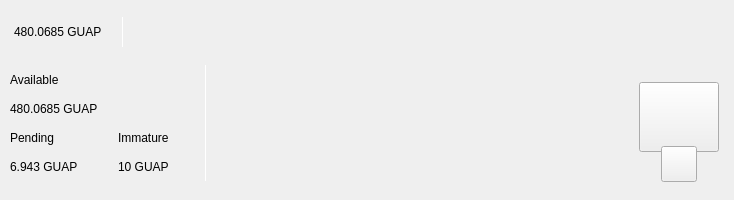
<?xml version="1.0" encoding="UTF-8"?>
<ui version="4.0">
 <class>TopBar</class>
 <widget class="QWidget" name="TopBar">
  <property name="geometry">
   <rect>
    <x>0</x>
    <y>0</y>
    <width>734</width>
    <height>200</height>
   </rect>
  </property>
  <property name="minimumSize">
   <size>
    <width>0</width>
    <height>200</height>
   </size>
  </property>
  <property name="maximumSize">
   <size>
    <width>16777215</width>
    <height>200</height>
   </size>
  </property>
  <property name="windowTitle">
   <string>Form</string>
  </property>
  <layout class="QVBoxLayout" name="verticalLayout_10" stretch="0">
   <property name="spacing">
    <number>0</number>
   </property>
   <property name="leftMargin">
    <number>0</number>
   </property>
   <property name="topMargin">
    <number>0</number>
   </property>
   <property name="rightMargin">
    <number>0</number>
   </property>
   <property name="bottomMargin">
    <number>0</number>
   </property>
   <item>
    <widget class="PFBorderImage" name="containerTop">
     <layout class="QVBoxLayout" name="verticalLayout_11">
      <property name="spacing">
       <number>0</number>
      </property>
      <property name="leftMargin">
       <number>0</number>
      </property>
      <property name="topMargin">
       <number>0</number>
      </property>
      <property name="rightMargin">
       <number>0</number>
      </property>
      <property name="bottomMargin">
       <number>0</number>
      </property>
      <item>
       <widget class="QWidget" name="top_container_2" native="true">
        <property name="minimumSize">
         <size>
          <width>0</width>
          <height>65</height>
         </size>
        </property>
        <layout class="QHBoxLayout" name="top_container">
         <property name="spacing">
          <number>0</number>
         </property>
         <property name="leftMargin">
          <number>14</number>
         </property>
         <property name="topMargin">
          <number>0</number>
         </property>
         <property name="rightMargin">
          <number>14</number>
         </property>
         <property name="bottomMargin">
          <number>0</number>
         </property>
         <item alignment="Qt::AlignVCenter">
          <widget class="QWidget" name="widgetTopAmount" native="true">
           <property name="sizePolicy">
            <sizepolicy hsizetype="Preferred" vsizetype="Maximum">
             <horstretch>0</horstretch>
             <verstretch>0</verstretch>
            </sizepolicy>
           </property>
           <layout class="QHBoxLayout" name="horizontalLayout_5">
            <property name="spacing">
             <number>0</number>
            </property>
            <property name="leftMargin">
             <number>0</number>
            </property>
            <property name="topMargin">
             <number>0</number>
            </property>
            <property name="rightMargin">
             <number>0</number>
            </property>
            <property name="bottomMargin">
             <number>0</number>
            </property>
            <item alignment="Qt::AlignTop">
             <widget class="QLabel" name="labelAmountTopGuap">
              <property name="minimumSize">
               <size>
                <width>0</width>
                <height>36</height>
               </size>
              </property>
              <property name="styleSheet">
               <string notr="true">padding:0px;margin:0px;</string>
              </property>
              <property name="text">
               <string notr="true">480.0685 GUAP</string>
              </property>
             </widget>
            </item>
            <item>
             <spacer name="horizontalSpacer_11">
              <property name="orientation">
               <enum>Qt::Horizontal</enum>
              </property>
              <property name="sizeType">
               <enum>QSizePolicy::Fixed</enum>
              </property>
              <property name="sizeHint" stdset="0">
               <size>
                <width>20</width>
                <height>20</height>
               </size>
              </property>
             </spacer>
            </item>
            <item alignment="Qt::AlignVCenter">
             <widget class="QLabel" name="typeSpacerTop">
              <property name="minimumSize">
               <size>
                <width>1</width>
                <height>30</height>
               </size>
              </property>
              <property name="maximumSize">
               <size>
                <width>1</width>
                <height>30</height>
               </size>
              </property>
              <property name="styleSheet">
               <string notr="true">background-color:white;
padding:0px;
border:none;</string>
              </property>
              <property name="text">
               <string/>
              </property>
             </widget>
            </item>
           </layout>
          </widget>
         </item>
         <item>
          <spacer name="horizontalSpacer">
           <property name="orientation">
            <enum>Qt::Horizontal</enum>
           </property>
           <property name="sizeHint" stdset="0">
            <size>
             <width>40</width>
             <height>20</height>
            </size>
           </property>
          </spacer>
         </item>
         <item>
          <layout class="QHBoxLayout" name="horizontalLayout_4">
           <property name="spacing">
            <number>12</number>
           </property>
           <property name="rightMargin">
            <number>0</number>
           </property>
           <item alignment="Qt::AlignRight">
            <widget class="QWidget" name="layoutSync" native="true">
             <property name="minimumSize">
              <size>
               <width>0</width>
               <height>36</height>
              </size>
             </property>
             <property name="maximumSize">
              <size>
               <width>16777215</width>
               <height>36</height>
              </size>
             </property>
             <layout class="QVBoxLayout" name="verticalLayout_9">
              <property name="leftMargin">
               <number>0</number>
              </property>
              <property name="topMargin">
               <number>0</number>
              </property>
              <property name="rightMargin">
               <number>0</number>
              </property>
              <property name="bottomMargin">
               <number>0</number>
              </property>
              <item>
               <widget class="ExpandableButton" name="pushButtonSync" native="true">
                <property name="minimumSize">
                 <size>
                  <width>36</width>
                  <height>36</height>
                 </size>
                </property>
                <property name="maximumSize">
                 <size>
                  <width>16777215</width>
                  <height>36</height>
                 </size>
                </property>
               </widget>
              </item>
             </layout>
            </widget>
           </item>
           <item>
            <widget class="ExpandableButton" name="pushButtonStack" native="true">
             <property name="minimumSize">
              <size>
               <width>36</width>
               <height>36</height>
              </size>
             </property>
            </widget>
           </item>
           <item>
            <widget class="ExpandableButton" name="pushButtonColdStaking" native="true">
             <property name="minimumSize">
              <size>
               <width>36</width>
               <height>36</height>
              </size>
             </property>
            </widget>
           </item>
           <item>
            <widget class="ExpandableButton" name="pushButtonConnection" native="true">
             <property name="minimumSize">
              <size>
               <width>36</width>
               <height>36</height>
              </size>
             </property>
            </widget>
           </item>
           <item>
            <widget class="ExpandableButton" name="pushButtonLock" native="true">
             <property name="sizePolicy">
              <sizepolicy hsizetype="Expanding" vsizetype="Expanding">
               <horstretch>0</horstretch>
               <verstretch>0</verstretch>
              </sizepolicy>
             </property>
             <property name="minimumSize">
              <size>
               <width>36</width>
               <height>0</height>
              </size>
             </property>
            </widget>
           </item>
           <item>
            <widget class="ExpandableButton" name="pushButtonTheme" native="true">
             <property name="minimumSize">
              <size>
               <width>36</width>
               <height>36</height>
              </size>
             </property>
             <property name="maximumSize">
              <size>
               <width>16777215</width>
               <height>36</height>
              </size>
             </property>
            </widget>
           </item>
           <item>
            <widget class="ExpandableButton" name="pushButtonFAQ" native="true">
             <property name="minimumSize">
              <size>
               <width>36</width>
               <height>36</height>
              </size>
             </property>
            </widget>
           </item>
          </layout>
         </item>
        </layout>
       </widget>
      </item>
      <item>
       <widget class="QWidget" name="bottom_container" native="true">
        <property name="minimumSize">
         <size>
          <width>0</width>
          <height>135</height>
         </size>
        </property>
        <layout class="QHBoxLayout" name="botton_container">
         <property name="leftMargin">
          <number>10</number>
         </property>
         <property name="topMargin">
          <number>0</number>
         </property>
         <property name="rightMargin">
          <number>10</number>
         </property>
         <property name="bottomMargin">
          <number>10</number>
         </property>
         <item>
          <layout class="QHBoxLayout" name="horizontalLayout_3">
           <property name="bottomMargin">
            <number>9</number>
           </property>
           <item>
            <layout class="QVBoxLayout" name="verticalLayout_7">
             <property name="spacing">
              <number>0</number>
             </property>
             <property name="leftMargin">
              <number>0</number>
             </property>
             <property name="rightMargin">
              <number>30</number>
             </property>
             <item>
              <layout class="QVBoxLayout" name="verticalLayout_2">
               <item>
                <widget class="QLabel" name="labelTitle1">
                 <property name="text">
                  <string>Available</string>
                 </property>
                </widget>
               </item>
               <item>
                <widget class="QLabel" name="labelAmountGuap">
                 <property name="text">
                  <string notr="true">480.0685 GUAP</string>
                 </property>
                </widget>
               </item>
              </layout>
             </item>
             <item>
              <layout class="QHBoxLayout" name="horizontalLayout_2">
               <property name="spacing">
                <number>0</number>
               </property>
               <item>
                <layout class="QVBoxLayout" name="verticalLayout_3">
                 <item>
                  <widget class="QLabel" name="labelTitle3">
                   <property name="text">
                    <string>Pending</string>
                   </property>
                  </widget>
                 </item>
                 <item>
                  <widget class="QLabel" name="labelPendingGuap">
                   <property name="text">
                    <string notr="true">6.943 GUAP</string>
                   </property>
                  </widget>
                 </item>
                </layout>
               </item>
               <item>
                <spacer name="horizontalSpacer_3">
                 <property name="orientation">
                  <enum>Qt::Horizontal</enum>
                 </property>
                 <property name="sizeType">
                  <enum>QSizePolicy::Fixed</enum>
                 </property>
                 <property name="sizeHint" stdset="0">
                  <size>
                   <width>40</width>
                   <height>20</height>
                  </size>
                 </property>
                </spacer>
               </item>
               <item>
                <layout class="QVBoxLayout" name="verticalLayout_4">
                 <item>
                  <widget class="QLabel" name="labelTitle4">
                   <property name="text">
                    <string>Immature</string>
                   </property>
                  </widget>
                 </item>
                 <item>
                  <widget class="QLabel" name="labelImmatureGuap">
                   <property name="text">
                    <string notr="true">10 GUAP</string>
                   </property>
                  </widget>
                 </item>
                </layout>
               </item>
              </layout>
             </item>
            </layout>
           </item>
           <item>
            <widget class="QLabel" name="typeSpacerExpanded">
             <property name="minimumSize">
              <size>
               <width>1</width>
               <height>100</height>
              </size>
             </property>
             <property name="maximumSize">
              <size>
               <width>1</width>
               <height>16777215</height>
              </size>
             </property>
             <property name="styleSheet">
              <string notr="true">background-color:white;
padding:0px;
border:none;</string>
             </property>
             <property name="text">
              <string/>
             </property>
            </widget>
           </item>
          </layout>
         </item>
         <item>
          <spacer name="horizontalSpacer_2">
           <property name="orientation">
            <enum>Qt::Horizontal</enum>
           </property>
           <property name="sizeHint" stdset="0">
            <size>
             <width>40</width>
             <height>20</height>
            </size>
           </property>
          </spacer>
         </item>
         <item alignment="Qt::AlignHCenter|Qt::AlignVCenter">
          <widget class="QWidget" name="qrContainer" native="true">
           <property name="sizePolicy">
            <sizepolicy hsizetype="Preferred" vsizetype="Minimum">
             <horstretch>0</horstretch>
             <verstretch>0</verstretch>
            </sizepolicy>
           </property>
           <property name="minimumSize">
            <size>
             <width>90</width>
             <height>110</height>
            </size>
           </property>
           <property name="maximumSize">
            <size>
             <width>90</width>
             <height>110</height>
            </size>
           </property>
           <layout class="QVBoxLayout" name="containerQR">
            <property name="spacing">
             <number>0</number>
            </property>
            <property name="leftMargin">
             <number>5</number>
            </property>
            <property name="topMargin">
             <number>10</number>
            </property>
            <property name="rightMargin">
             <number>5</number>
            </property>
            <property name="bottomMargin">
             <number>0</number>
            </property>
            <item>
             <widget class="QPushButton" name="btnQr">
              <property name="minimumSize">
               <size>
                <width>70</width>
                <height>70</height>
               </size>
              </property>
              <property name="maximumSize">
               <size>
                <width>16777215</width>
                <height>70</height>
               </size>
              </property>
              <property name="focusPolicy">
               <enum>Qt::NoFocus</enum>
              </property>
              <property name="text">
               <string/>
              </property>
              <property name="iconSize">
               <size>
                <width>70</width>
                <height>70</height>
               </size>
              </property>
             </widget>
            </item>
            <item>
             <spacer name="verticalSpacer">
              <property name="orientation">
               <enum>Qt::Vertical</enum>
              </property>
              <property name="sizeType">
               <enum>QSizePolicy::Fixed</enum>
              </property>
              <property name="sizeHint" stdset="0">
               <size>
                <width>20</width>
                <height>20</height>
               </size>
              </property>
             </spacer>
            </item>
            <item alignment="Qt::AlignHCenter|Qt::AlignBottom">
             <widget class="QPushButton" name="pushButtonQR">
              <property name="minimumSize">
               <size>
                <width>36</width>
                <height>36</height>
               </size>
              </property>
              <property name="maximumSize">
               <size>
                <width>36</width>
                <height>36</height>
               </size>
              </property>
              <property name="focusPolicy">
               <enum>Qt::NoFocus</enum>
              </property>
              <property name="text">
               <string/>
              </property>
             </widget>
            </item>
           </layout>
          </widget>
         </item>
        </layout>
       </widget>
      </item>
     </layout>
    </widget>
   </item>
  </layout>
 </widget>
 <customwidgets>
  <customwidget>
   <class>ExpandableButton</class>
   <extends>QWidget</extends>
   <header>qt/guapcoin/expandablebutton.h</header>
   <container>1</container>
  </customwidget>
  <customwidget>
   <class>PFBorderImage</class>
   <extends>QFrame</extends>
   <header>qt/guapcoin/pfborderimage.h</header>
   <container>1</container>
  </customwidget>
 </customwidgets>
 <resources/>
 <connections/>
</ui>
